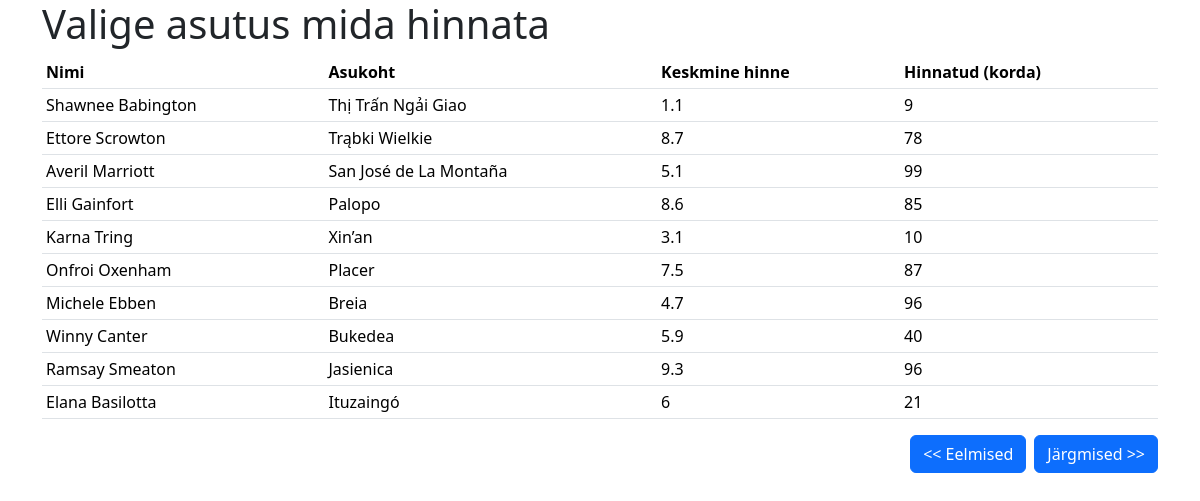
The page /?next=20 on the database its author committed.
### tables this page shows
CREATE TABLE IF NOT EXISTS `toidukohad` (
  `id` int(6) NOT NULL,
  `nimi` varchar(255) NOT NULL,
  `asukoht` varchar(255) NOT NULL,
  `keskmine_hinne` double NOT NULL,
  `hinnatud` int(6) NOT NULL
);

### index.php (the view, shortened to what this page needs)
<?php include('config.php'); ?>
<!doctype html>
<html lang="et">
  <head>
    <link href="https://cdn.jsdelivr.net/npm/bootstrap@5.3.3/dist/css/bootstrap.min.css" rel="stylesheet">
  </head>
  <body>
    <?php
        if (!empty($_GET["s"])) {
            $s = $_GET["s"];
            $paring = 'SELECT * FROM toidukohad WHERE nimi LIKE "%' . $s . '%" ';
        } else {
            $algus = 0;
            if (isset($_GET['next'])) {
                $algus = $_GET['next'];
            } else if (isset($_GET['prev'])) {
                $algus = $_GET['prev'] - 10;
            }
            $paring = "SELECT * FROM toidukohad LIMIT $algus,10";
            $toidukohad_kokku_paring = mysqli_query($yhendus, "SELECT COUNT(*) as kokku FROM toidukohad");
            $toidukohad_kokku = mysqli_fetch_assoc($toidukohad_kokku_paring)['kokku'];
            $next = $algus + 10;
            $prev = $algus - 10;
        }
        $valjund = mysqli_query($yhendus, $paring);
    ?>
    <div class="container">
        <h1>Valige asutus mida hinnata</h1>
        <table class="table table-sm">
            <tr>
                <th>Nimi</th>
                <th>Asukoht</th>
                <th>Keskmine hinne</th>
                <th>Hinnatud (korda)</th>
            </tr>
        <?php
        while($rida = mysqli_fetch_assoc($valjund)){
        ?>
            <tr>
                <td><?php echo $rida['nimi']; ?></td>
                <td><?php echo $rida['asukoht']; ?></td>
                <td><?php echo $rida['keskmine_hinne']; ?></td>
                <td><?php echo $rida['hinnatud']; ?></td>
            </tr>
        <?php
        }
        ?>
        </table>
        <div class="d-flex justify-content-end">
            <a href="?prev=<?php echo $prev; ?>" class="btn btn-primary <?php if ($algus == 0) echo 'disabled'; ?>" role="button" aria-disabled="<?php if ($algus == 0) echo 'true'; ?>">&lt;&lt; Eelmised</a>
            <a href="?next=<?php echo $next; ?>" class="btn btn-primary ms-2 <?php if ($algus + 10 >= $toidukohad_kokku) echo 'disabled'; ?>" role="button" aria-disabled="<?php if ($algus + 10 >= $toidukohad_kokku) echo 'true'; ?>">Järgmised &gt;&gt;</a>
        </div>
    </div>
  </body>
</html>

### rows shown on the page
toidukohad: nimi "Shawnee Babington", asukoht "Thị Trấn Ngải Giao", keskmine_hinne "1.1", hinnatud "9"
toidukohad: nimi "Ettore Scrowton", asukoht "Trąbki Wielkie", keskmine_hinne "8.7", hinnatud "78"
toidukohad: nimi "Averil Marriott", asukoht "San José de La Montaña", keskmine_hinne "5.1", hinnatud "99"
toidukohad: nimi "Elli Gainfort", asukoht "Palopo", keskmine_hinne "8.6", hinnatud "85"
toidukohad: nimi "Karna Tring", asukoht "Xin’an", keskmine_hinne "3.1", hinnatud "10"
toidukohad: nimi "Onfroi Oxenham", asukoht "Placer", keskmine_hinne "7.5", hinnatud "87"
toidukohad: nimi "Michele Ebben", asukoht "Breia", keskmine_hinne "4.7", hinnatud "96"
toidukohad: nimi "Winny Canter", asukoht "Bukedea", keskmine_hinne "5.9", hinnatud "40"
toidukohad: nimi "Ramsay Smeaton", asukoht "Jasienica", keskmine_hinne "9.3", hinnatud "96"
toidukohad: nimi "Elana Basilotta", asukoht "Ituzaingó", keskmine_hinne "6", hinnatud "21"
